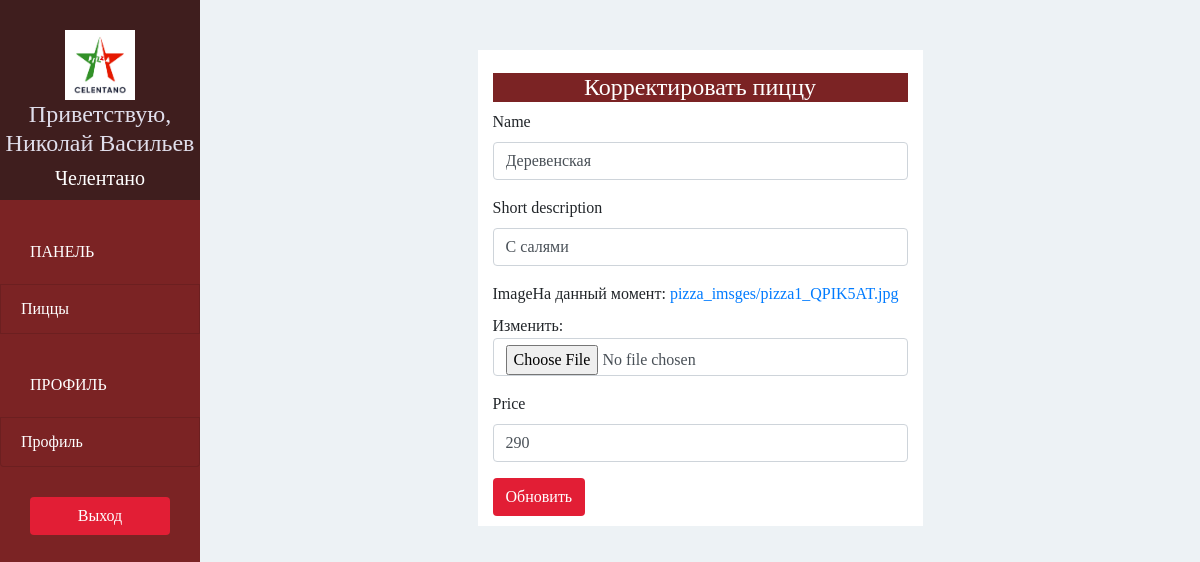
Page /pizzashop/pizza/edit/2/ (signed in) on the committed database.
### pizzashop/models.py (models this page shows, shortened)
class PizzaShop(models.Model):
    owner = models.OneToOneField(User, on_delete=models.CASCADE, related_name='pizzashop')
    name = models.CharField(max_length=30, verbose_name='Имя')
    phone = models.CharField(max_length=30, verbose_name='Телефон')
    address = models.CharField(max_length=30, verbose_name='Адрес')
    logo = models.ImageField(upload_to='pizzashop_logo/', blank=False, verbose_name='Логотип:')

class Pizza(models.Model):
    pizzashop = models.ForeignKey(PizzaShop, on_delete=models.CASCADE)
    name = models.CharField(max_length=30,)
    short_description = models.CharField(max_length=100)
    image = models.ImageField(upload_to='pizza_imsges/', blank=False)
    price = models.IntegerField(default=0)

### pizzashop/views.py (the view)
# urls.py: re_path(r'^pizzashop/pizza/edit/(?P<pizza_id>\d+)/$', views.pizzashop_edit_pizza, name='pizzashop-edit-pizza'),
@login_required(login_url='/pizzashop/sign-in/')
def pizzashop_edit_pizza(request, pizza_id):
    form = PizzaForm(instance=Pizza.objects.get(id=pizza_id))
    if request.method == 'POST':
        form = PizzaForm(request.POST, request.FILES, instance=Pizza.objects.get(id=pizza_id))
        if form.is_valid():
            pizza = form.save()
            return redirect(pizzashop_pizza)
    return render(request, 'pizzashop/edit_pizza.html', context={'form': form})

### pizzashop/forms.py
class PizzaForm(forms.ModelForm):
    class Meta:
        model = Pizza
        exclude = ('pizzashop',)

### pizzashop/templates/pizzashop/edit_pizza.html (shortened to what this page needs)
{% extends 'pizzashop/base.html' %}
{% load bootstrap4 %}
{% block page %}
<div class="row">
    <div class="col-lg-6 offset-lg-3">
        <div class="my-container">
            <div class="panel">
                <div class="panel-heading bg-ruby">
                    <h4 class="panel-title text-center text-white">
                        Корректировать пиццу
                    </h4>
                </div>
                <div class="panel-body">
                    <form method="POST" enctype="multipart/form-data">
                        {% bootstrap_form form %}
                        <button class="btn btn-red" type="submit">Обновить</button>
                    </form>
                </div>
            </div>
        </div>
    </div>
</div>
{% endblock %}

### pizzashop/templates/pizzashop/base.html (shortened to what this page needs)
{% extends 'base.html' %}
{% block sidebar %}
{% url 'pizzashop-pizza' as pizzashop_pizza_url %}
{% url 'pizzashop-account' as pizzashop_account_url %}
    <div class="text-center">
        <img class="img-circle" src="{{ MEDIA_URL }}{{ request.user.pizzashop.logo }}" alt="" width="70" height="70">
        <h4>Приветствую, {{ request.user.get_full_name }}</h4>
        <h5>{{ request.user.pizzashop.name }}</h5>
    </div>
    <div class="list-group">
        <span class="text-uppercase">Панель</span>
        <a href="{% url 'pizzashop-pizza' %}"
           class="list-group-item {% if request.path == pizzashop_pizza_url %} active{% endif %}">Пиццы</a>
        <span class="text-uppercase">Профиль</span>
        <a href="{% url 'pizzashop-account' %}"
           class="list-group-item {% if request.path == pizzashop_account_url %} active {% endif %}">
            Профиль</a>
    </div>
    <div class="text-center">
        <a href="{% url 'sign-out' %}?next={{ request.path }}" class="btn btn-red">Выход</a>
    </div>
{% endblock %}

### pizzashop/static/css/style.css (style rules this page uses)
body { font-family: 'Playfair Display', serif; padding-top: 50px; background-color: #EDF2F5; overflow: auto; }
.bg-ruby { background-color : #7B2324; }
.text-white { color: white; }
.btn-red { color: white; background-color: #E21E35; }
.sidebar >div:first-child { padding: 30px 0 10px; font-weight: bold; font-size: 14px; background-color: #3F1E1E; }
.sidebar > div:first-child > h4 { color: #e0deeb; }
.sidebar > div:first-child > h5 { color: #fff; margin: 0; }
.sidebar .list-group { padding: 0; background-color: #7B2324; }
.sidebar .list-group > span { color: white; display: block; margin-top: 20px; padding: 20px 30px; font-size: 16px; font-weight: 300; }
.list-group-item { background-color: #7B2324; color: white; }
.sidebar > div:last-child { padding: 30px; }
.sidebar > div:last-child .btn { width: 100%; }
.my-container { background-color: white; padding: 3px 15px 10px 15px; }
.content .panel { border: none; }
.panel-title { margin-top: 20px; }

### rows in the picture
Pizza: name "Деревенская", short_description "С салями", price "290"

### other values in the picture
{{ request.user.get_full_name }} "Николай Васильев"
{{ request.user.pizzashop.name }} "Челентано"
